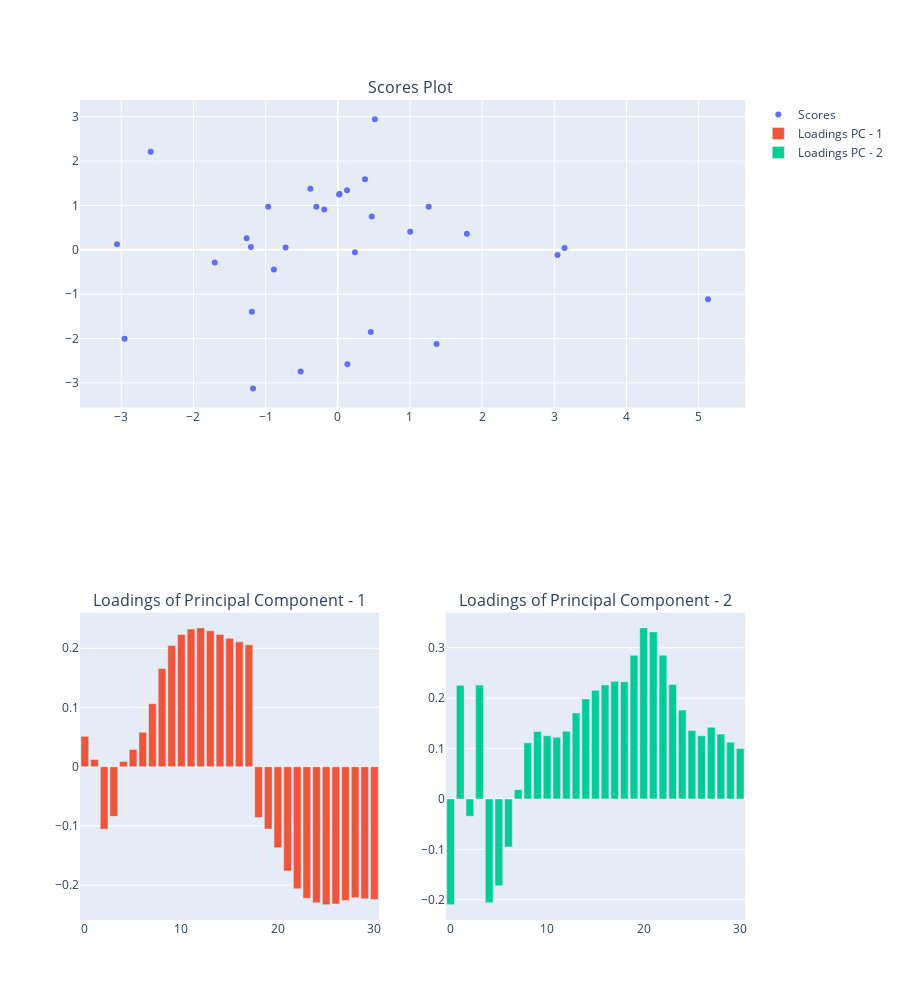

Write notebook code for a chart like this one.
### Markdown cell above
### PCA

### Code cell
plot_hist_pls_scores(pipe, pc_x_axis=1, pc_y_axis=2)

### Figure 1 — Plotly figure (JSON) as saved in the notebook; plotly's stock layout.template omitted (floating-point values rounded to 4 significant figures)
{"data": [{"mode": "markers", "name": "Scores", "type": "scatter", "x": [-0.1879, 0.01934, 0.514, 0.4571, -0.9648, -1.203, 1.003, -0.8854, -1.174, 0.1285, 0.02391, -1.19, -1.262, -3.059, -0.5143, -0.3799, 0.47, 0.3772, -0.298, -0.7231, -1.705, 3.043, -2.591, -2.954, 1.369, 0.1334, 3.141, 0.2372, 1.788, 1.258, 5.13], "xaxis": "x", "y": [0.9077, 1.248, 2.945, -1.852, 0.968, 0.06446, 0.4078, -0.4432, -3.123, 1.34, 1.259, -1.394, 0.2619, 0.1223, -2.745, 1.377, 0.7529, 1.592, 0.9682, 0.04932, -0.2876, -0.1178, 2.208, -2.006, -2.123, -2.582, 0.04079, -0.05663, 0.3627, 0.9727, -1.117], "yaxis": "y"}, {"name": "Loadings PC - 1", "type": "bar", "xaxis": "x2", "y": [0.05137, 0.01225, -0.1054, -0.08379, 0.008893, 0.02918, 0.05822, 0.1066, 0.1658, 0.2046, 0.2234, 0.2324, 0.2345, 0.2296, 0.2233, 0.217, 0.2109, 0.2059, -0.08572, -0.1053, -0.1366, -0.1762, -0.2059, -0.2221, -0.2297, -0.2328, -0.2317, -0.2257, -0.2211, -0.223, -0.2241], "yaxis": "y2"}, {"name": "Loadings PC - 2", "type": "bar", "xaxis": "x3", "y": [-0.2097, 0.2253, -0.03427, 0.2259, -0.2057, -0.1723, -0.09527, 0.01841, 0.1112, 0.1336, 0.1255, 0.1221, 0.134, 0.1703, 0.1984, 0.2155, 0.226, 0.2332, 0.2325, 0.2847, 0.3393, 0.3313, 0.2852, 0.2271, 0.1762, 0.1358, 0.1252, 0.1422, 0.1285, 0.1124, 0.1002], "yaxis": "y3"}], "layout": {"annotations": [{"font": {"size": 16}, "showarrow": false, "text": "Scores Plot ", "x": 0.5, "xanchor": "center", "xref": "paper", "y": 1, "yanchor": "bottom", "yref": "paper"}, {"font": {"size": 16}, "showarrow": false, "text": "Loadings of Principal Component - 1", "x": 0.225, "xanchor": "center", "xref": "paper", "y": 0.375, "yanchor": "bottom", "yref": "paper"}, {"font": {"size": 16}, "showarrow": false, "text": "Loadings of Principal Component - 2", "x": 0.775, "xanchor": "center", "xref": "paper", "y": 0.375, "yanchor": "bottom", "yref": "paper"}], "height": 1000, "xaxis": {"anchor": "y", "domain": [0, 1]}, "xaxis2": {"anchor": "y2", "domain": [0, 0.45]}, "xaxis3": {"anchor": "y3", "domain": [0.55, 1]}, "yaxis": {"anchor": "x", "domain": [0.625, 1]}, "yaxis2": {"anchor": "x2", "domain": [0, 0.375]}, "yaxis3": {"anchor": "x3", "domain": [0, 0.375]}}}
